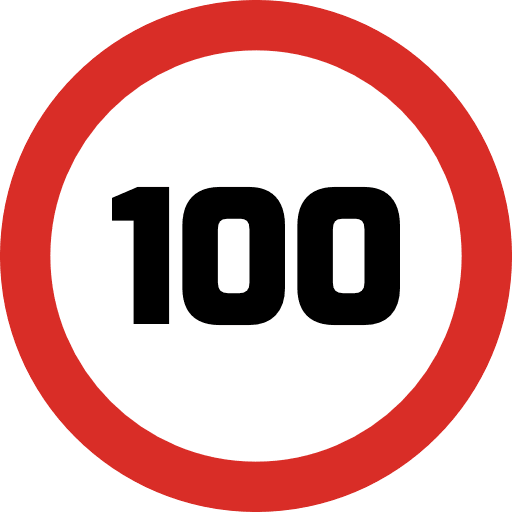
#> input picture TrafficSignRecognitionProject/Assets/Limit100.jpg, 512 x 512 px
$ python frame_extractor.py ../../Assets
#> lines starting #> are read from the running program, lines starting #| are printed output that depends on the picture
import os
import sys
import moviepy as mp
from PIL import Image

CURRENT_DIR = os.path.dirname(os.path.abspath(__file__))
EXTRACTED_FRAMES_PATH = os.path.join(CURRENT_DIR, 'extracted_frames')
RESIZE_HEIGHT = 720
RESIZE_RESOLUTION = (1280, 720) # 720p resolution
TARGET_FPS = 10

def process_video(video_path, video_id):
	video = mp.VideoFileClip(video_path)

	# resize the video to 720p
	video = video.resized(height=RESIZE_HEIGHT)

	# extract 10 equidistant individual frames per second save them as JPEG images
	frame_number = 1

	for frame in video.iter_frames(fps = TARGET_FPS, dtype = 'uint8'):
		# create the path for the output frame image with zero-padded numbering
		frame_path = os.path.join(EXTRACTED_FRAMES_PATH, f"v_{video_id:02d}_frame_{frame_number:05d}.jpg")
		Image.fromarray(frame).save(frame_path, "JPEG")
		frame_number += 1

	video.close()

def process_frame(frame_path, frame_id):
	# open the image file
#> called with frame_path = '../../Assets/Limit100.jpg', frame_id = 0
	image = Image.open(frame_path)
#> image is the input picture: PIL image 512x512 RGBA; mean R, G, B, A 163.8, 115.3, 113.6, 200.3

	# resize the frame to 720p using lanczos resampling
	image = image.resize(RESIZE_RESOLUTION, resample=Image.LANCZOS)
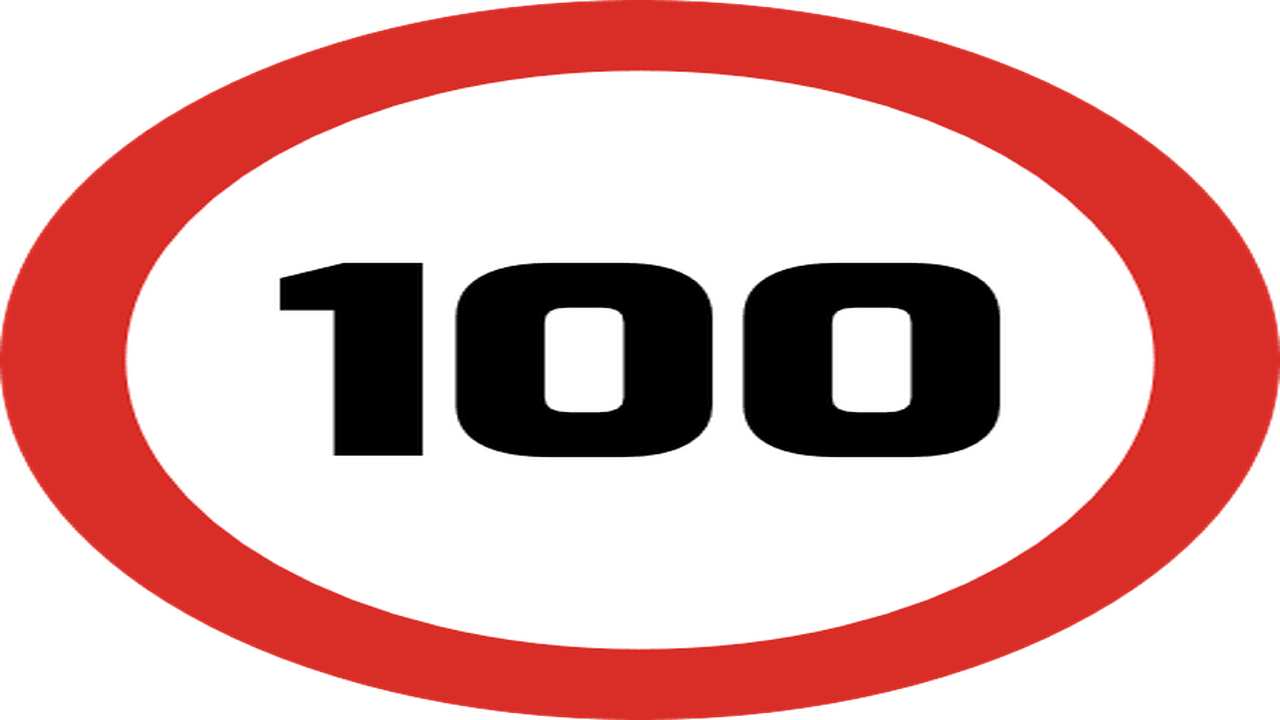
#> image: PIL image 1280x720 RGBA; mean R, G, B, A 165.1, 115.4, 113.7, 200.2; transparent parts drawn white

	# save the resized image to the frames directory
	output_frame_path = os.path.join(EXTRACTED_FRAMES_PATH, f"frame_{frame_id:05d}.jpg")
	image.save(output_frame_path, "JPEG")

def extract_frames(input_directory_path):
	video_id = 0
	frame_id = 0
	# go thorugh all the files in directory
	for filename in os.listdir(input_directory_path):
		file_path = os.path.join(input_directory_path, filename)

		# check if the file is a video or image by its extension
		file_extension = os.path.splitext(filename)[1].lower()

		if file_extension in [".mp4", ".avi", ".mov"]:
			# video file
			process_video(file_path, video_id)
			video_id += 1
		elif file_extension in [".jpg", ".jpeg", ".png"]:
			# image file
			process_frame(file_path, frame_id)
			frame_id += 1
		else:
			# invalid file type
			print(f"Invalid file type: {file_path}")
#> pass 2 of the loop in extract_frames, `for filename in os.listdir(input_directory_path):`:
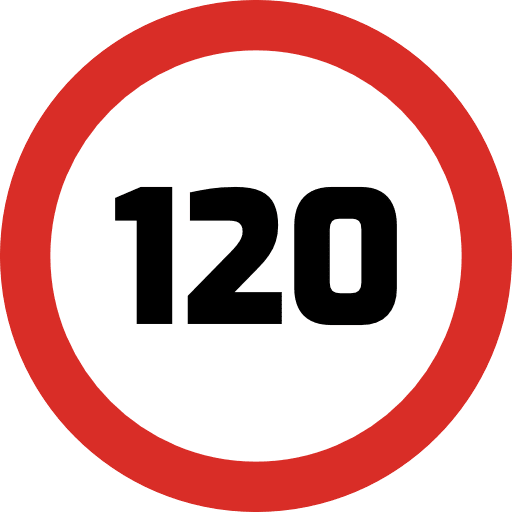
#> input picture TrafficSignRecognitionProject/Assets/Limit120.jpg, 512 x 512 px
#> in process_frame, image is the input picture: PIL image 512x512 RGBA; mean R, G, B, A 166.1, 117.7, 116, 200.3
#> in process_frame (call 2), `image = image.resize(RESIZE_RESOLUTION, resample=Image.LANCZOS)`:
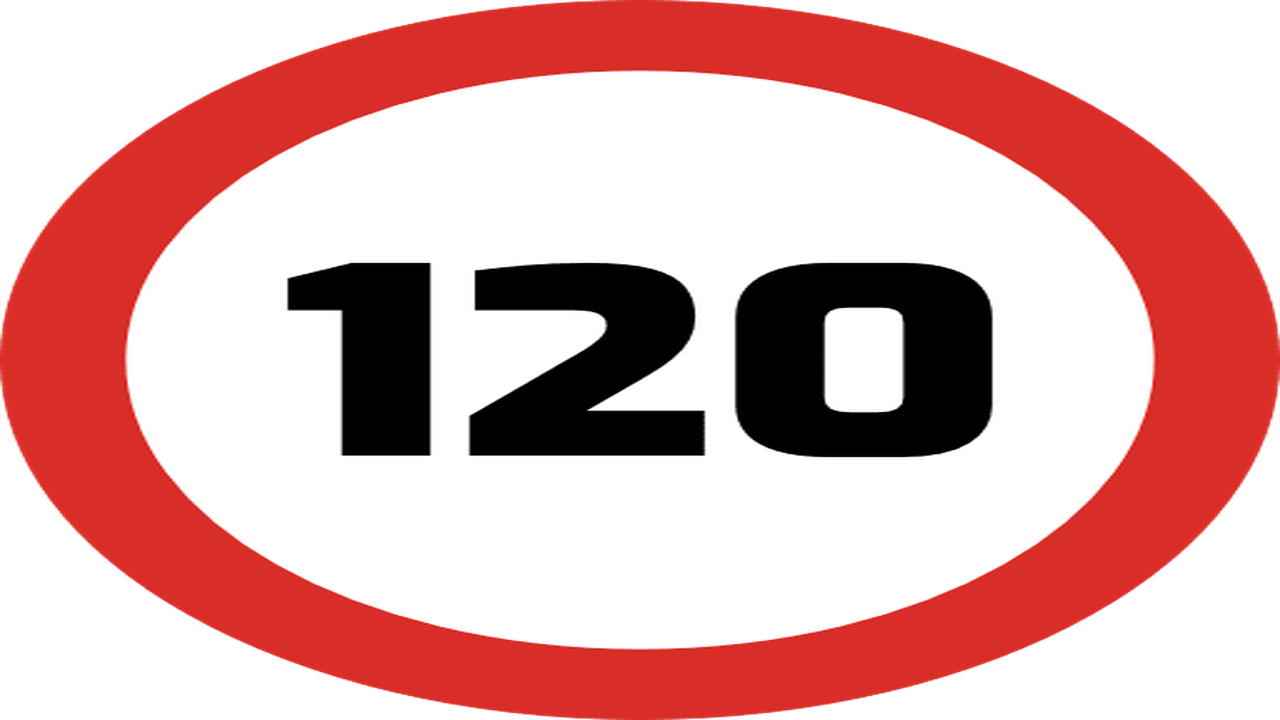
#> image: PIL image 1280x720 RGBA; mean R, G, B, A 167.4, 117.8, 116.1, 200.2; transparent parts drawn white


def main():
	# check command line arguments
	if len(sys.argv) != 2:
		print("Usage: python frame_extractor.py <input_directory_path>", file=sys.stderr)
		sys.exit(1)

	# fetch the command line argument
	input_directory_path = sys.argv[1]

	# check if input files exist
	if not os.path.isdir(input_directory_path):
		print("Input directory does not exist", file=sys.stderr)
		sys.exit(1)

	# create directory for all individual frames
	os.makedirs(EXTRACTED_FRAMES_PATH, exist_ok=True)

	extract_frames(input_directory_path)


if __name__ == "__main__":
	main()
